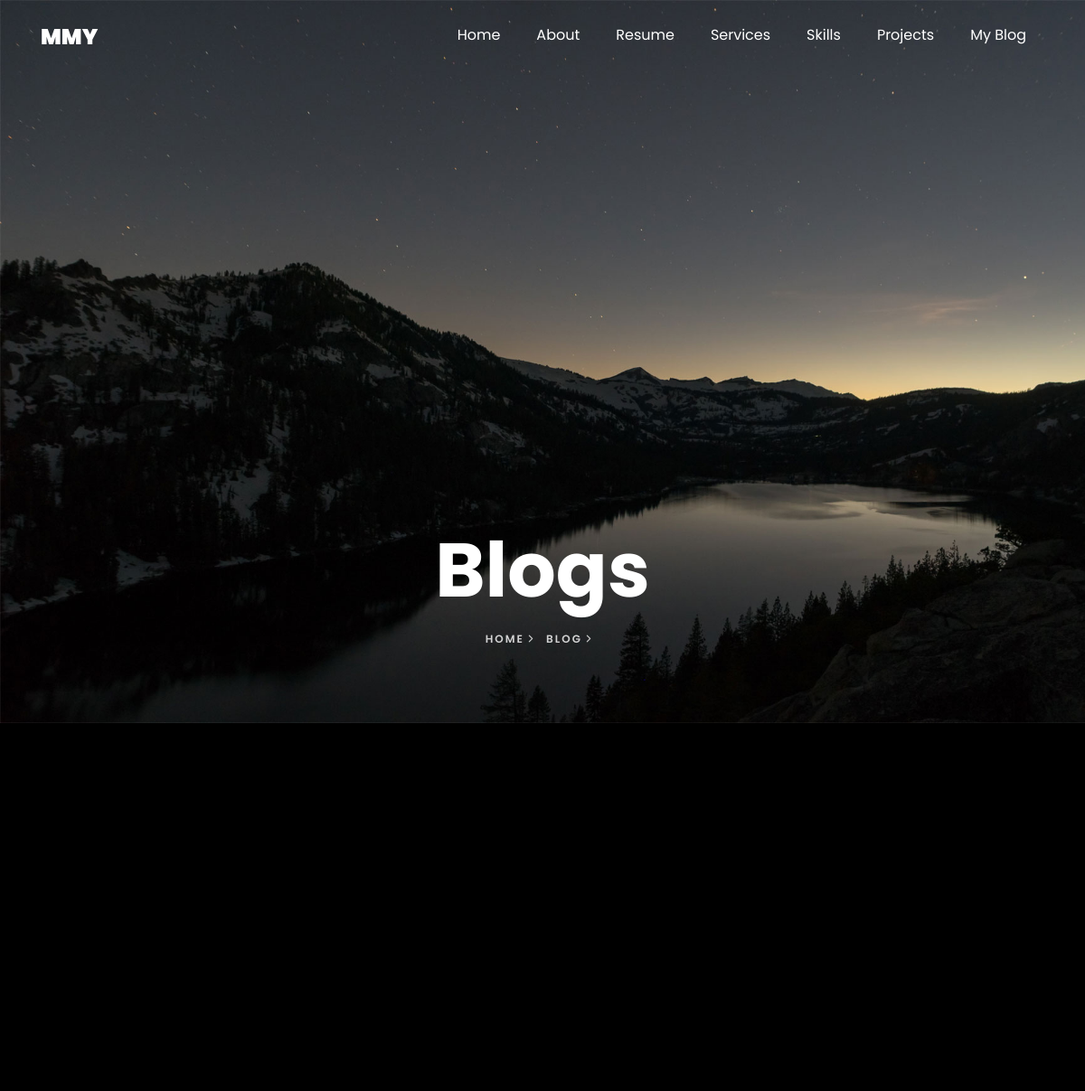
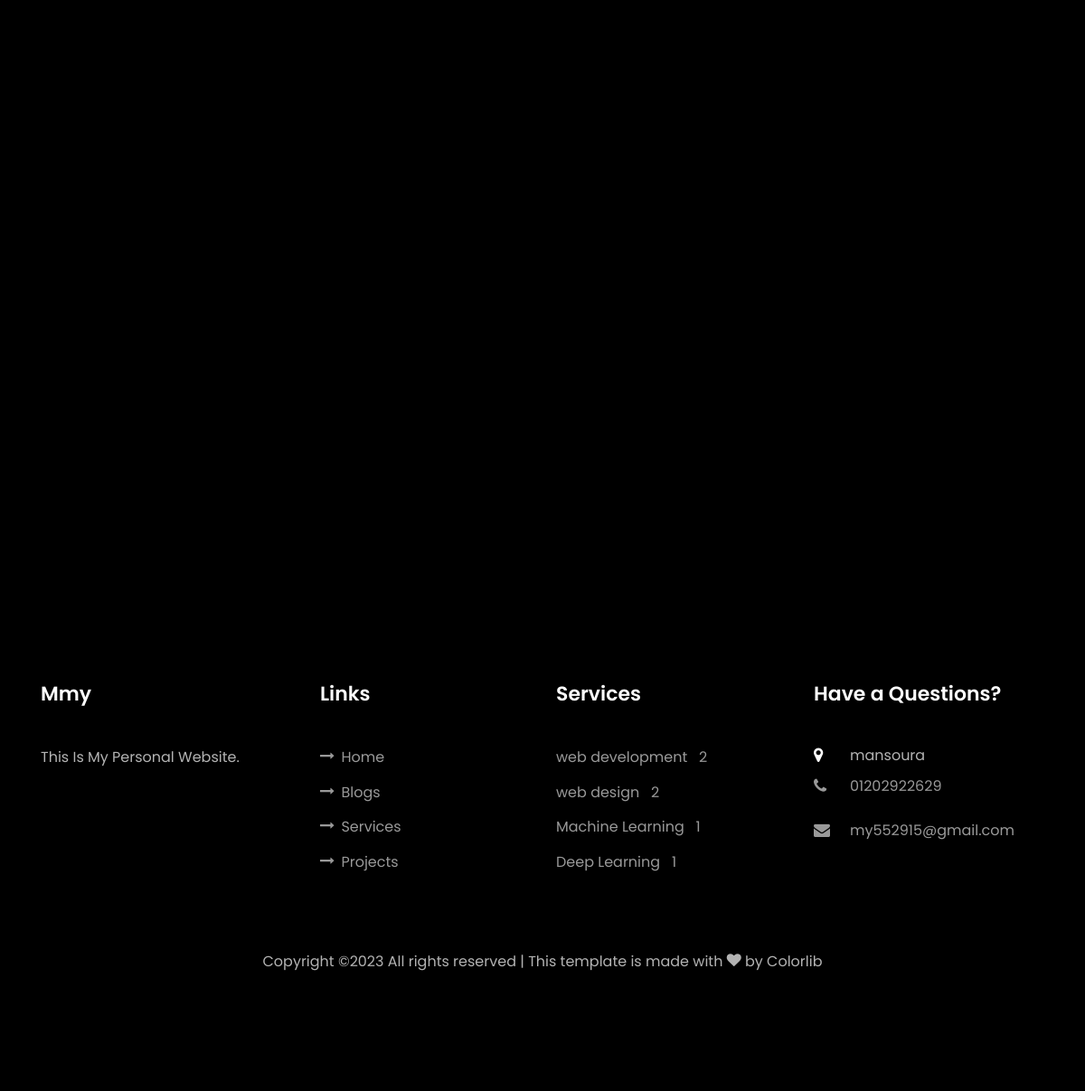
Screenshot of /blog/ with the database file from the repository (2 pictures, top to bottom).
### settings/models.py (models this page shows, shortened)
class Info(models.Model):
    site_name = models.CharField( max_length=50)
    description = models.TextField(max_length=1000)
    phone = models.CharField( max_length=30 , null=True, blank=True)
    email = models.EmailField( max_length=254 , null=True, blank=True)
    address = models.CharField( max_length=50 , null=True, blank=True)
    image = models.ImageField(upload_to='users/', null=True, blank=True )
    fb_link = models.URLField( max_length=200)
    twitter_link = models.URLField( max_length=200)
    instagram_link = models.URLField( max_length=200)

class CategoryService(models.Model):
    name = models.CharField(max_length=60)
    icons = models.CharField(max_length=30)
    def __str__(self):
        return self.name

### blog/views.py (the view)
# urls.py: path('' , views.PostList.as_view() , name='post_list'),
class PostList(ListView):
    model = Post
    paginate_by = 9
    def get_queryset(self) :
        name = self.request.GET.get('q','')
        object_list = Post.objects.filter(
            Q(title__icontains = name) |
            Q(description__icontains = name)
        )
        return object_list

### blog/models.py (called while the page is built)
    def __str__(self):
        return self.title

    def get_absolute_url(self):
        return reverse("blog:post_detail", kwargs={"slug": self.slug})

### blog/templates/blog/post_list.html (shortened to what this page needs)
{% extends 'base.html' %}
{% load static %}
{% block body %}
    <section class="hero-wrap js-fullheight" style="background-image: url({% static 'images3/name2.jpg' %});"
        data-stellar-background-ratio="0.5">
        <div class="container">
            <div class="row no-gutters slider-text js-fullheight align-items-end justify-content-center">
                <div class="col-md-12 ftco-animate pb-5 mb-3 text-center">
                    <h1 class="mb-3 bread">Blogs</h1>
                    <p class="breadcrumbs"><span class="mr-2"><a href="/">Home <i
                                    class="ion-ios-arrow-forward"></i></a></span> <span class="mr-2">Blog <i class="ion-ios-arrow-forward"></i></span></p>
                </div>
            </div>
        </div>
    </section>
    <section class="ftco-section" id="blog-section">
        <div class="container">
            <div class="row justify-content-center mb-5 pb-5">
            </div>
            <div class="row d-flex">
            </div>
        </div>
    </section>
{% endblock body %}

### templates/base.html (shortened to what this page needs)
{% load static %}
<!DOCTYPE html>
<html lang="en">
<head>
    <link rel="stylesheet" href="{% static 'css3/open-iconic-bootstrap.min.css'%}">
    <link rel="stylesheet" href="{% static 'css3/animate.css'%}">
    <link rel="stylesheet" href="{% static 'css3/owl.carousel.min.css'%}">
    <link rel="stylesheet" href="{% static 'css3/owl.theme.default.min.css'%}">
    <link rel="stylesheet" href="{% static 'css3/magnific-popup.css'%}">
    <link rel="stylesheet" href="{% static 'css3/aos.css'%}">
    <link rel="stylesheet" href="{% static 'css3/ionicons.min.css'%}">
    <link rel="stylesheet" href="{% static 'css3/flaticon.css'%}">
    <link rel="stylesheet" href="{% static 'css3/icomoon.css'%}">
    <link rel="stylesheet" href="{% static 'css3/style.css'%}">
</head>
<body data-spy="scroll" data-target=".site-navbar-target" data-offset="300">
    <nav class="navbar navbar-expand-lg navbar-dark ftco_navbar ftco-navbar-light site-navbar-target" id="ftco-navbar">
        <div class="container">
            <a class="navbar-brand" href="/">{{myfooter.site_name}}</a>
            <div class="collapse navbar-collapse" id="ftco-nav">
                <ul class="navbar-nav nav ml-auto">
                    <li class="nav-item"><a href="/" class="nav-link"><span>Home</span></a></li>
                    <li class="nav-item"><a href="#about-section" class="nav-link"><span>About</span></a></li>
                    <li class="nav-item"><a href="#resume-section" class="nav-link"><span>Resume</span></a></li>
                    <li class="nav-item"><a href="{%url 'settings:service_list'%}" class="nav-link"><span>Services</span></a></li>
                    <li class="nav-item"><a href="#skills-section" class="nav-link"><span>Skills</span></a></li>
                    <li class="nav-item"><a href="{% url 'projects:project_list' %}"
                            class="nav-link"><span>Projects</span></a></li>
                    <li class="nav-item"><a href="{% url 'blog:post_list' %}" class="nav-link"><span>My Blog</span></a>
                    </li>
                </ul>
            </div>
        </div>
    </nav>
    {% block body %}
    {% endblock body %}
    <footer class="ftco-footer ftco-section">
        <div class="container">
            <div class="row mb-5">
                <div class="col-md">
                    <div class="ftco-footer-widget mb-4">
                        <h2 class="ftco-heading-2">{{myfooter.site_name}}</h2>
                        <p>{{myfooter.description}}.</p>
                        <ul class="ftco-footer-social list-unstyled float-md-left float-lft mt-5">
                        </ul>
                    </div>
                </div>
                <div class="col-md">
                    <div class="ftco-footer-widget mb-4 ml-md-4">
                        <h2 class="ftco-heading-2">Links</h2>
                        <ul class="list-unstyled">
                            <li><a href="#home-section"><span class="icon-long-arrow-right mr-2"></span>Home</a></li>
                            <li><a href="{% url 'blog:post_list' %}"><span
                                        class="icon-long-arrow-right mr-2"></span>Blogs</a></li>
                            <li><a href="{% url 'settings:service_list'%}"><span class="icon-long-arrow-right mr-2"></span>Services</a>
                            </li>
                            <li><a href="{% url 'projects:project_list' %}"><span
                                        class="icon-long-arrow-right mr-2"></span>Projects</a></li>
                        </ul>
                    </div>
                </div>
                <div class="col-md">
                    <div class="ftco-footer-widget mb-4">
                        <h2 class="ftco-heading-2">Services</h2>
                        <ul class="list-unstyled">
                            {% for service in categories_service %}
                        <li><a href="{% url 'settings:service_by_category' service %}">{{service.name}}
                                <span>&nbsp; {{service.service_count}} </span></a></li>
                            {% endfor %}
                        </ul>
                    </div>
                </div>
                <div class="col-md">
                    <div class="ftco-footer-widget mb-4">
                        <h2 class="ftco-heading-2">Have a Questions?</h2>
                        <div class="block-23 mb-3">
                            <ul>
                                <li><span class="icon icon-map-marker"></span><span
                                        class="text">{{myfooter.address}}</span></li>
                                <li><a href="#"><span class="icon icon-phone"></span><span
                                            class="text">{{myfooter.phone}}</span></a></li>
                                <li><a href="#"><span class="icon icon-envelope"></span><span
                                            class="text">{{myfooter.email}}</span></a></li>
                            </ul>
                        </div>
                    </div>
                </div>
            </div>
            <div class="row">
                <div class="col-md-12 text-center">
                    <p>
                        Copyright &copy; All rights reserved | This template is made with <i class="icon-heart color-danger"
                            aria-hidden="true"></i> by <a href="https://colorlib.com" target="_blank">Colorlib</a>
                    </p>
                </div>
            </div>
        </div>
    </footer>
</body>
</html>

### static/css3/icomoon.css (style rules this page uses)
[class^="icon-"], [class*=" icon-"] { font-family: 'icomoon' !important; speak: none; font-style: normal; font-weight: normal; font-variant: normal; text-transform: none; line-height: 1; -webkit-font-smoothing: antialiased; -moz-osx-font-smoothing: grayscale; }
.icon-heart:before { content: "\f004"; }
.icon-map-marker:before { content: "\f041"; }
.icon-phone:before { content: "\f095"; }
.icon-envelope:before { content: "\f0e0"; }
.icon-long-arrow-right:before { content: "\f178"; }

### rows the page displays
Info: site_name "MMY", site_name "Mmy", description "This Is My Personal Website", address "mansoura", phone "01202922629", email "my552915@gmail.com"
CategoryService: name "web development", service_count "2"
CategoryService: name "web design", service_count "2"
CategoryService: name "Machine Learning", service_count "1"
CategoryService: name "Deep Learning", service_count "1"
